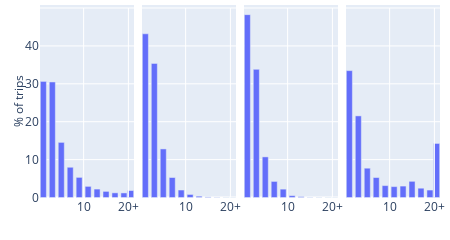

Notebook code for this chart:
### Code cell
# dist_fig = px.histogram(
#     df_distances_binned,
#     'bin',
#     nbins=20,
#     facet_col='area_name',
#     histnorm='percent',
#     width=600,
#     height=250,
# )
dist_fig = px.bar(
    df_distances_binned,
    x='x',
    y='percent',
    facet_col='area_name',
    width=450,
    height=150,
)

# faceting label editing
# dist_fig.for_each_annotation(lambda a: a.update(text=a.text.split("=")[-1]))
dist_fig.for_each_annotation(lambda a: a.update(text=''))

# shared annotation for axes
dist_fig.for_each_xaxis(lambda y: y.update(title=''))
dist_fig.add_annotation(x=0.5, y=-0.3, text="trip distance [km]", xref="paper", yref="paper", showarrow=False)
dist_fig.for_each_yaxis(lambda y: y.update(title=''))
dist_fig.add_annotation(x=-0.08, y=0.5, text="% of trips", xref="paper", yref="paper", showarrow=False, textangle=-90)

dist_fig.update_layout(
    bargap=0.1
)

ticks = [10, 20]
    # list(range(5, 20, 5)) + [20]
        # [20.5]

# x tick labels
dist_fig.for_each_xaxis(lambda x: x.update(
    tickmode='array',
    tickvals=ticks,
    # ticktext=[str(i) for i in range(5, 20, 5)] + ['20+']
    ticktext=['10', '20+']
))

for i in range(len(areas)):
    for tick in ticks:
        dist_fig.add_shape(
            go.layout.Shape(
                type="line",
                xref="x",
                yref="paper",
                x0=tick,
                y0=0,
                x1=tick,
                y1=50,
                line=dict(
                    color="White",
                    width=1
                )
            ),
            row=1,
            col=i + 1
        )

# set margins
dist_fig.update_layout(margin=dict(l=0, r=10, t=0, b=0, pad=0))

dist_fig

### Figure 1 — Plotly figure (JSON) as saved in the notebook; plotly's stock layout.template omitted (floating-point values rounded to 4 significant figures)
{"data": [{"alignmentgroup": "True", "hovertemplate": "area_name=NYC<br>x=%{x}<br>percent=%{y}<extra></extra>", "legendgroup": "", "marker": {"color": "#636efa", "pattern": {"shape": ""}}, "name": "", "offsetgroup": "", "orientation": "v", "showlegend": false, "textposition": "auto", "x": [20.5, 11.0, 1.0, 5.0, 7.0, 9.0, 3.0, 13.0, 15.0, 17.0, 19.0], "xaxis": "x", "y": [1.839, 2.937, 30.63, 14.54, 7.98, 5.309, 30.49, 2.221, 1.616, 1.229, 1.209], "yaxis": "y", "type": "bar"}, {"alignmentgroup": "True", "hovertemplate": "area_name=Manhattan<br>x=%{x}<br>percent=%{y}<extra></extra>", "legendgroup": "", "marker": {"color": "#636efa", "pattern": {"shape": ""}}, "name": "", "offsetgroup": "", "orientation": "v", "showlegend": false, "textposition": "auto", "x": [3.0, 20.5, 19.0, 17.0, 15.0, 13.0, 11.0, 9.0, 7.0, 5.0, 1.0], "xaxis": "x2", "y": [35.38, 0.0, 0.01395, 0.05166, 0.1501, 0.3393, 0.8057, 1.97, 5.277, 12.82, 43.19], "yaxis": "y2", "type": "bar"}, {"alignmentgroup": "True", "hovertemplate": "area_name=DC<br>x=%{x}<br>percent=%{y}<extra></extra>", "legendgroup": "", "marker": {"color": "#636efa", "pattern": {"shape": ""}}, "name": "", "offsetgroup": "", "orientation": "v", "showlegend": false, "textposition": "auto", "x": [1.0, 19.0, 17.0, 15.0, 13.0, 11.0, 9.0, 7.0, 5.0, 3.0, 20.5], "xaxis": "x3", "y": [48.25, 0.0, 0.02371, 0.04742, 0.2252, 0.486, 2.205, 4.244, 10.72, 33.81, 0.0], "yaxis": "y3", "type": "bar"}, {"alignmentgroup": "True", "hovertemplate": "area_name=Chicago<br>x=%{x}<br>percent=%{y}<extra></extra>", "legendgroup": "", "marker": {"color": "#636efa", "pattern": {"shape": ""}}, "name": "", "offsetgroup": "", "orientation": "v", "showlegend": false, "textposition": "auto", "x": [13.0, 5.0, 7.0, 9.0, 11.0, 3.0, 15.0, 17.0, 19.0, 20.5, 1.0], "xaxis": "x4", "y": [3.014, 7.734, 5.269, 3.141, 2.873, 21.53, 4.269, 2.453, 1.969, 14.26, 33.48], "yaxis": "y4", "type": "bar"}], "layout": {"xaxis": {"anchor": "y", "domain": [0.0, 0.235], "title": {"text": ""}, "tickmode": "array", "tickvals": [10, 20], "ticktext": ["10", "20+"]}, "yaxis": {"anchor": "x", "domain": [0.0, 1.0], "title": {"text": ""}}, "xaxis2": {"anchor": "y2", "domain": [0.255, 0.49], "matches": "x", "title": {"text": ""}, "tickmode": "array", "tickvals": [10, 20], "ticktext": ["10", "20+"]}, "yaxis2": {"anchor": "x2", "domain": [0.0, 1.0], "matches": "y", "showticklabels": false, "title": {"text": ""}}, "xaxis3": {"anchor": "y3", "domain": [0.51, 0.745], "matches": "x", "title": {"text": ""}, "tickmode": "array", "tickvals": [10, 20], "ticktext": ["10", "20+"]}, "yaxis3": {"anchor": "x3", "domain": [0.0, 1.0], "matches": "y", "showticklabels": false, "title": {"text": ""}}, "xaxis4": {"anchor": "y4", "domain": [0.765, 1.0], "matches": "x", "title": {"text": ""}, "tickmode": "array", "tickvals": [10, 20], "ticktext": ["10", "20+"]}, "yaxis4": {"anchor": "x4", "domain": [0.0, 1.0], "matches": "y", "showticklabels": false, "title": {"text": ""}}, "annotations": [{"showarrow": false, "text": "", "x": 0.1175, "xanchor": "center", "xref": "paper", "y": 1.0, "yanchor": "bottom", "yref": "paper"}, {"showarrow": false, "text": "", "x": 0.3725, "xanchor": "center", "xref": "paper", "y": 1.0, "yanchor": "bottom", "yref": "paper"}, {"showarrow": false, "text": "", "x": 0.6275, "xanchor": "center", "xref": "paper", "y": 1.0, "yanchor": "bottom", "yref": "paper"}, {"showarrow": false, "text": "", "x": 0.8825, "xanchor": "center", "xref": "paper", "y": 1.0, "yanchor": "bottom", "yref": "paper"}, {"showarrow": false, "text": "trip distance [km]", "x": 0.5, "xref": "paper", "y": -0.3, "yref": "paper"}, {"showarrow": false, "text": "% of trips", "textangle": -90, "x": -0.08, "xref": "paper", "y": 0.5, "yref": "paper"}], "legend": {"tracegroupgap": 0}, "margin": {"t": 0, "l": 0, "r": 10, "b": 0, "pad": 0}, "barmode": "relative", "height": 150, "width": 450, "bargap": 0.1, "shapes": [{"line": {"color": "White", "width": 1}, "type": "line", "x0": 10, "x1": 10, "xref": "x", "y0": 0, "y1": 50, "yref": "y"}, {"line": {"color": "White", "width": 1}, "type": "line", "x0": 20, "x1": 20, "xref": "x", "y0": 0, "y1": 50, "yref": "y"}, {"line": {"color": "White", "width": 1}, "type": "line", "x0": 10, "x1": 10, "xref": "x2", "y0": 0, "y1": 50, "yref": "y2"}, {"line": {"color": "White", "width": 1}, "type": "line", "x0": 20, "x1": 20, "xref": "x2", "y0": 0, "y1": 50, "yref": "y2"}, {"line": {"color": "White", "width": 1}, "type": "line", "x0": 10, "x1": 10, "xref": "x3", "y0": 0, "y1": 50, "yref": "y3"}, {"line": {"color": "White", "width": 1}, "type": "line", "x0": 20, "x1": 20, "xref": "x3", "y0": 0, "y1": 50, "yref": "y3"}, {"line": {"color": "White", "width": 1}, "type": "line", "x0": 10, "x1": 10, "xref": "x4", "y0": 0, "y1": 50, "yref": "y4"}, {"line": {"color": "White", "width": 1}, "type": "line", "x0": 20, "x1": 20, "xref": "x4", "y0": 0, "y1": 50, "yref": "y4"}]}}
